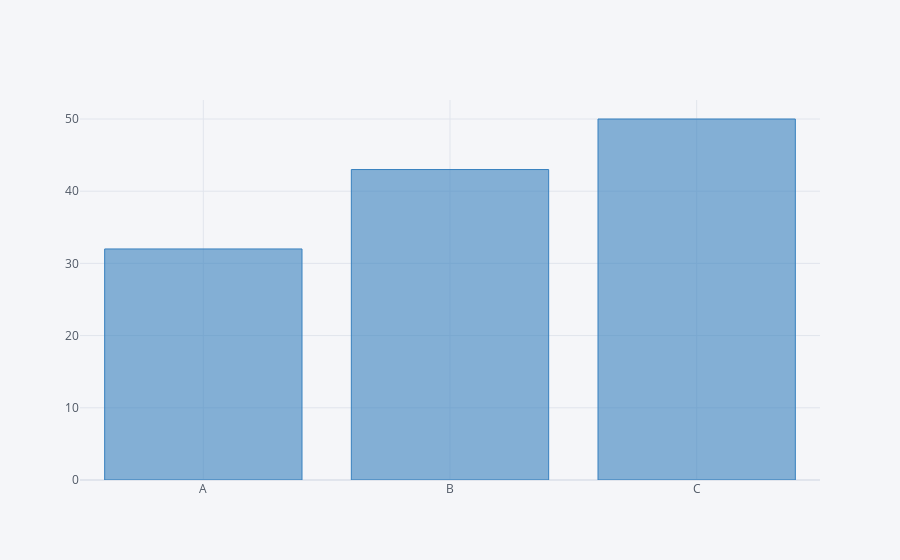

The notebook cell this image was saved under:
### Code cell
# use a bar plot - 
print(df2)
df2.iplot(kind='bar',x='Category', y='Values', colors='blue')

### Figure 1 — Plotly figure (JSON) as saved in the notebook; plotly's stock layout.template omitted (floating-point values rounded to 4 significant figures)
{"data": [{"marker": {"color": "rgba(55, 128, 191, 0.6)", "line": {"color": "rgba(55, 128, 191, 1.0)", "width": 1}}, "name": "Values", "orientation": "v", "text": "", "type": "bar", "x": ["A", "B", "C"], "y": [32, 43, 50]}], "layout": {"legend": {"bgcolor": "#F5F6F9", "font": {"color": "#4D5663"}}, "paper_bgcolor": "#F5F6F9", "plot_bgcolor": "#F5F6F9", "title": {"font": {"color": "#4D5663"}}, "xaxis": {"gridcolor": "#E1E5ED", "showgrid": true, "tickfont": {"color": "#4D5663"}, "title": {"font": {"color": "#4D5663"}, "text": ""}, "zerolinecolor": "#E1E5ED"}, "yaxis": {"gridcolor": "#E1E5ED", "showgrid": true, "tickfont": {"color": "#4D5663"}, "title": {"font": {"color": "#4D5663"}, "text": ""}, "zerolinecolor": "#E1E5ED"}}}
